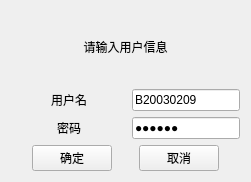
<?xml version="1.0" encoding="UTF-8"?>
<ui version="4.0">
 <class>login</class>
 <widget class="QWidget" name="login">
  <property name="geometry">
   <rect>
    <x>0</x>
    <y>0</y>
    <width>251</width>
    <height>182</height>
   </rect>
  </property>
  <property name="windowTitle">
   <string>登陆界面</string>
  </property>
  <layout class="QVBoxLayout" name="verticalLayout_2">
   <item>
    <layout class="QVBoxLayout" name="verticalLayout">
     <item>
      <widget class="QLabel" name="label">
       <property name="text">
        <string>请输入用户信息</string>
       </property>
       <property name="alignment">
        <set>Qt::AlignCenter</set>
       </property>
      </widget>
     </item>
     <item>
      <layout class="QHBoxLayout" name="horizontalLayout">
       <item>
        <spacer name="horizontalSpacer_3">
         <property name="orientation">
          <enum>Qt::Horizontal</enum>
         </property>
         <property name="sizeHint" stdset="0">
          <size>
           <width>40</width>
           <height>20</height>
          </size>
         </property>
        </spacer>
       </item>
       <item>
        <widget class="QLabel" name="label_2">
         <property name="text">
          <string>用户名</string>
         </property>
        </widget>
       </item>
       <item>
        <spacer name="horizontalSpacer">
         <property name="orientation">
          <enum>Qt::Horizontal</enum>
         </property>
         <property name="sizeHint" stdset="0">
          <size>
           <width>40</width>
           <height>20</height>
          </size>
         </property>
        </spacer>
       </item>
       <item>
        <widget class="QLineEdit" name="userName">
         <property name="text">
          <string>B20030209</string>
         </property>
        </widget>
       </item>
      </layout>
     </item>
     <item>
      <layout class="QHBoxLayout" name="horizontalLayout_2">
       <item>
        <spacer name="horizontalSpacer_4">
         <property name="orientation">
          <enum>Qt::Horizontal</enum>
         </property>
         <property name="sizeHint" stdset="0">
          <size>
           <width>40</width>
           <height>20</height>
          </size>
         </property>
        </spacer>
       </item>
       <item>
        <widget class="QLabel" name="label_3">
         <property name="sizePolicy">
          <sizepolicy hsizetype="Maximum" vsizetype="Preferred">
           <horstretch>0</horstretch>
           <verstretch>0</verstretch>
          </sizepolicy>
         </property>
         <property name="text">
          <string>密码</string>
         </property>
         <property name="alignment">
          <set>Qt::AlignLeading|Qt::AlignLeft|Qt::AlignVCenter</set>
         </property>
        </widget>
       </item>
       <item>
        <spacer name="horizontalSpacer_2">
         <property name="orientation">
          <enum>Qt::Horizontal</enum>
         </property>
         <property name="sizeHint" stdset="0">
          <size>
           <width>40</width>
           <height>20</height>
          </size>
         </property>
        </spacer>
       </item>
       <item>
        <widget class="QLineEdit" name="passwd">
         <property name="text">
          <string>123456</string>
         </property>
         <property name="echoMode">
          <enum>QLineEdit::Password</enum>
         </property>
        </widget>
       </item>
      </layout>
     </item>
     <item>
      <layout class="QHBoxLayout" name="horizontalLayout_3">
       <item>
        <spacer name="horizontalSpacer_5">
         <property name="orientation">
          <enum>Qt::Horizontal</enum>
         </property>
         <property name="sizeHint" stdset="0">
          <size>
           <width>40</width>
           <height>20</height>
          </size>
         </property>
        </spacer>
       </item>
       <item>
        <widget class="QPushButton" name="push">
         <property name="text">
          <string>确定</string>
         </property>
        </widget>
       </item>
       <item>
        <spacer name="horizontalSpacer_6">
         <property name="orientation">
          <enum>Qt::Horizontal</enum>
         </property>
         <property name="sizeHint" stdset="0">
          <size>
           <width>40</width>
           <height>20</height>
          </size>
         </property>
        </spacer>
       </item>
       <item>
        <widget class="QPushButton" name="cancel">
         <property name="text">
          <string>取消</string>
         </property>
        </widget>
       </item>
       <item>
        <spacer name="horizontalSpacer_7">
         <property name="orientation">
          <enum>Qt::Horizontal</enum>
         </property>
         <property name="sizeHint" stdset="0">
          <size>
           <width>40</width>
           <height>20</height>
          </size>
         </property>
        </spacer>
       </item>
      </layout>
     </item>
    </layout>
   </item>
  </layout>
 </widget>
 <resources/>
 <connections/>
</ui>
